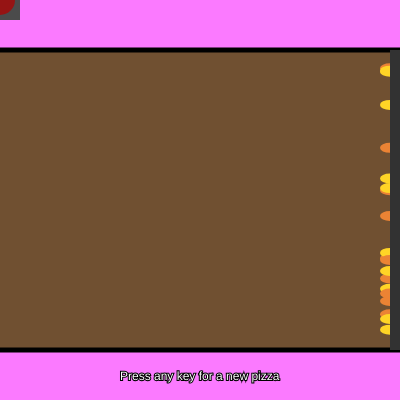
Frame 1 (no input)
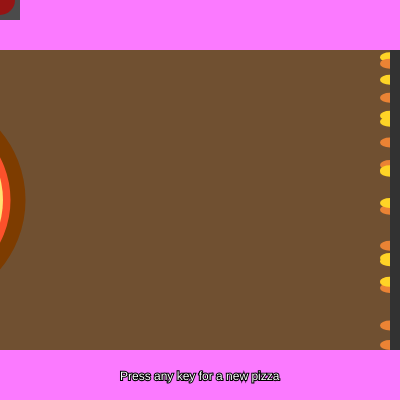
Frame 60 (no input)
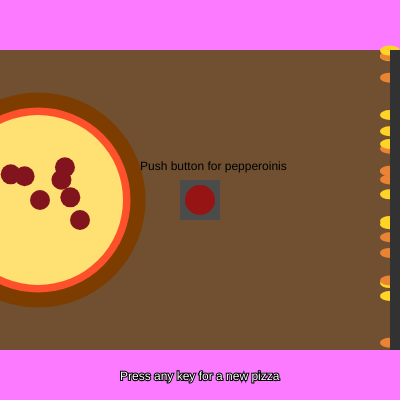
Frame 120 (the mouse pressed at the canvas centre since frame 60)

The p5.js sketch that drew these frames (run headless with seeded random() and noise() and a simulated clock; from frame 60 on, the mouse is pressed at the canvas centre):

// p5.js sketch
// ── sketch.js
var x;
var y;
var r;
var toppings;
var rx1;
var rx2;
var rx3;
var rx4;
var rx5;
var ry1;
var ry2;
var ry3;
var ry4;
var ry5;
function setup() {
  createCanvas(400, 400);
  x= -200;
  y= 200;
  r= 20;
  toppings= false;
  rx1 = random(-50,50);
  rx2 = random(-50,50);
  rx3 = random(-50,50);
  rx4 = random(-50,50);
  rx5 = random(-50,50);
  ry1 = random(-50,50);
  ry2 = random(-50,50);
  ry3 = random(-50,50);
  ry4 = random(-50,50);
  ry5 = random(-50,50);
}

function draw() {
  background(251, 122, 255);

  
  //table
  rectMode(CENTER);
  strokeWeight(5);
  fill(112, 80, 49);
  rect(200,200,405,300);
  
  //pizza
  
  strokeWeight(15);
  stroke(125, 60, 0);
  fill(252, 81, 43);
  ellipse(x,200,200,200)
  noStroke();
  fill(255, 225, 115);
  ellipse(x,200,170,170);
  
  //text
  push();
  textSize(12);
  stroke(0);
  strokeWeight(2);
  fill(255);
  text('Press any key for a new pizza',120,380);
  pop();
  
  //pizza loop
  if(x==200){x=x}
  else(x=x+2)
  if(x== 600){x= -200}
  if(toppings==true){
    fill(130,20,30);
    ellipse(x,y,r,r);
    ellipse(x +40,y +20,r,r);
    ellipse(x + rx1,y + ry1,r,r);
    ellipse(x + rx2,y + ry2,r,r);
    ellipse(x + rx3,y + ry3,r,r);
    ellipse(x + rx4,y + ry4,r,r);
    ellipse(x + rx5,y + ry5,r,r);
    }
  
  
  //flames 
  for(let i=0; i<10; i=i+1){
      fill(235, 131, 52);
      noStroke();
      ellipse(390,random(50,350),20,10);
      fill(255, 212, 38);
      ellipse(390,random(50,350),20,10);
    }
  
  
  if(x== 500){toppings=false;}
  
    //oven
  push();
  rectMode(CORNER);
  fill(50);
  rect(390,50,10,300);
  pop();
  
  
    //button
  push();
  rectMode(CENTER);
  fill(75);
  rect(mouseX,mouseY,40,40);
  fill(150,20,20);
  ellipse(mouseX, mouseY,30,30);
  textSize(12);
  fill(0);
  text('Push button for pepperoinis', mouseX -60, mouseY- 30);
  pop();
}

function mousePressed() {
  toppings= true;
}

function keyPressed() {
  x=x+2
}
